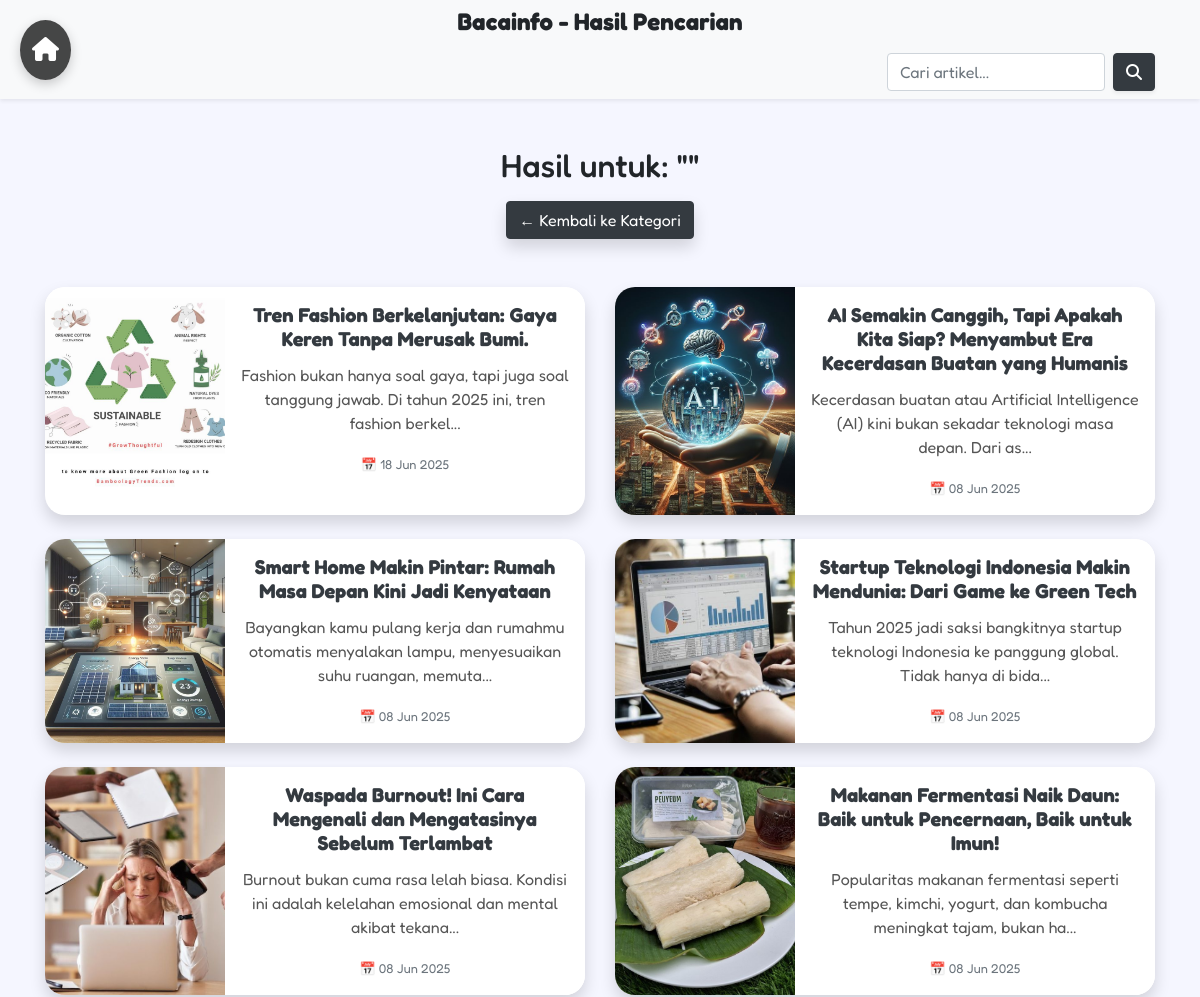
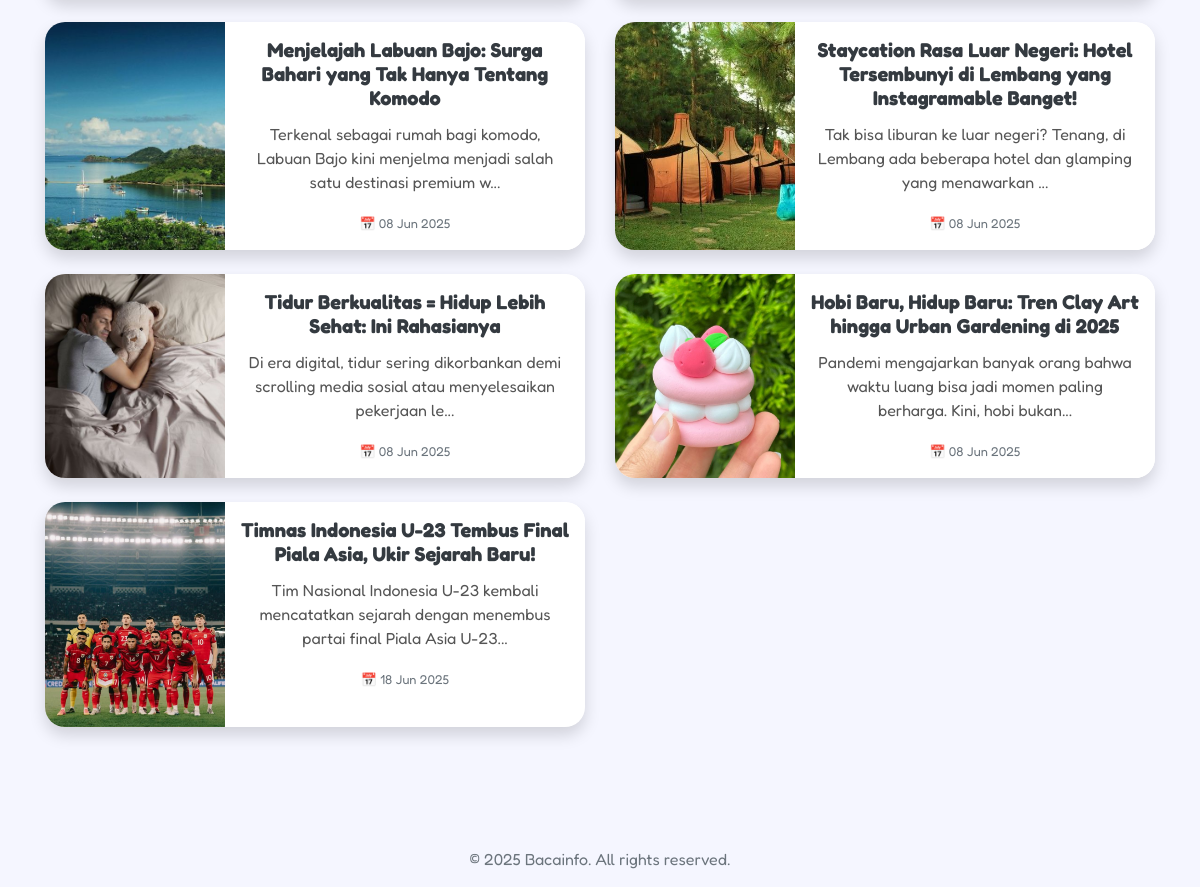
The app's page /UASWEB/search.php with its own data (2 pictures, top to bottom).
### tables this page shows
CREATE TABLE `article` (
  `id` int NOT NULL,
  `date` varchar(20) DEFAULT NULL,
  `title` varchar(255) DEFAULT NULL,
  `content` text,
  `picture` varchar(255) DEFAULT NULL
);

### UASWEB/search.php (the view, shortened to what this page needs)
<?php
include("koneksi.php");
$keyword = isset($_GET['keyword']) ? mysqli_real_escape_string($koneksi, $_GET['keyword']) : '';
$query = "SELECT * FROM article WHERE title LIKE '%$keyword%' OR content LIKE '%$keyword%'";
$hasil = mysqli_query($koneksi, $query);
?>
<!DOCTYPE html>
<html lang="id">
<head>
  <link rel="stylesheet" href="https://stackpath.bootstrapcdn.com/bootstrap/4.5.2/css/bootstrap.min.css">
  <link rel="stylesheet" href="https://cdnjs.cloudflare.com/ajax/libs/font-awesome/6.5.0/css/all.min.css">
</head>
<body>
<a href="index.php" class="home-button" title="Kembali ke Beranda">
  <i class="fas fa-home"></i>
</a>
<header class="text-center py-2 bg-light shadow-sm">
  <h4 class="font-weight-bold mb-0">Bacainfo - Hasil Pencarian</h4>
  <div class="container mt-3 d-flex justify-content-end">
    <form action="search.php" method="GET" class="form-inline">
      <input type="text" name="keyword" class="form-control mr-2" value="<?= htmlspecialchars($keyword); ?>" placeholder="Cari artikel...">
      <button type="submit" class="btn btn-dark shadow-sm">
        <i class="fas fa-search" style="color: white;"></i>
      </button>
    </form>
  </div>
</header>
<div class="container py-5 text-center text-black">
  <h2 class="fw-bold mb-3">Hasil untuk: "<?= htmlspecialchars($keyword); ?>"</h2>
  <a href="index.php" class="btn btn-dark shadow mb-5">← Kembali ke Kategori</a>
  <div class="row">
    <?php if (mysqli_num_rows($hasil) > 0): ?>
      <?php while($row = mysqli_fetch_assoc($hasil)): ?>
        <div class="col-md-6 mb-4 d-flex">
          <div class="card shadow border-0 w-100 h-100">
            <div class="row no-gutters">
              <div class="col-4">
                <img src="img/<?= htmlspecialchars($row['picture']) ?>" class="img-fluid rounded-start" alt="<?= htmlspecialchars($row['title']) ?>" style="height:100%; width:100%; object-fit:cover; border-radius:20px 0 0 20px;">
              </div>
              <div class="col-8">
                <div class="card-body">
                  <h5 class="card-title">
                    <a href="berita.php?id=<?= $row['id'] ?>" class="text-dark" style="text-decoration: none;">
                      <?= htmlspecialchars($row['title']) ?>
                    </a>
                  </h5>
                  <p class="card-text">
                    <?= substr(strip_tags($row['content']), 0, 100) ?>...
                  </p>
                  <p class="card-text">
                    <small class="text-muted">
                      📅 <?= date('d M Y', strtotime($row['date'])) ?>
                    </small>
                  </p>
                </div>
              </div>
            </div>
          </div>
        </div>
      <?php endwhile; ?>
    <?php else: ?>
      <div class="col-12">
        <p class='text-muted'>Tidak ditemukan artikel yang sesuai.</p>
      </div>
    <?php endif; ?>
  </div>
</div>
<footer class="text-center mt-5 mb-3 text-muted">
  &copy; <?= date('Y') ?> Bacainfo. All rights reserved.
</footer>
</body>
</html>

### UASWEB/search.php (style rules this page uses)
body { font-family: 'Fredoka', sans-serif; background-color: #f5f6ff; background-image: url('img/bgkategori.jpg'); background-size: cover; background-attachment: fixed; background-repeat: no-repeat; background-position: center; }
.card { border-radius: 20px; background-color: #fff; box-shadow: 0 6px 16px rgba(0, 0, 0, 0.1); transition: all 0.3s ease; height: 100%; }
.card img { height: 100%; object-fit: cover; border-radius: 0 0 0 20px; }
.card-body { padding: 1rem; background-color: #fff; border-radius: 0 20px 20px 0; }
.card-title { font-weight: bold; color: #333; }
.card-text { color: #555; }
.home-button { position: fixed; top: 20px; left: 20px; font-size: 24px; color: #fff; background-color: rgba(0, 0, 0, 0.72); padding: 12px; border-radius: 50%; text-align: center; text-decoration: none; box-shadow: 0 4px 12px rgba(0, 0, 0, 0.2); z-index: 1000; transition: background-color 0.3s, transform 0.2s; }

### records on screen
article: picture (picture), title "Tren Fashion Berkelanjutan: Gaya Keren Tanpa Merusak Bumi.", content "Fashion bukan hanya soal gaya, tapi juga soal tanggung jawab. Di tahun 2025 ini, tren fashion berkel", date "18 Jun 2025"
article: picture (picture), title "AI Semakin Canggih, Tapi Apakah Kita Siap? Menyambut Era Kecerdasan Buatan yang Humanis", content "Kecerdasan buatan atau Artificial Intelligence (AI) kini bukan sekadar teknologi masa depan. Dari as", date "08 Jun 2025"
article: picture (picture), title "Smart Home Makin Pintar: Rumah Masa Depan Kini Jadi Kenyataan", content "Bayangkan kamu pulang kerja dan rumahmu otomatis menyalakan lampu, menyesuaikan suhu ruangan, memuta", date "08 Jun 2025"
article: picture (picture), title "Startup Teknologi Indonesia Makin Mendunia: Dari Game ke Green Tech", content "Tahun 2025 jadi saksi bangkitnya startup teknologi Indonesia ke panggung global. Tidak hanya di bida", date "08 Jun 2025"
article: picture (picture), title "Waspada Burnout! Ini Cara Mengenali dan Mengatasinya Sebelum Terlambat", content "Burnout bukan cuma rasa lelah biasa. Kondisi ini adalah kelelahan emosional dan mental akibat tekana", date "08 Jun 2025"
article: picture (picture), title "Makanan Fermentasi Naik Daun: Baik untuk Pencernaan, Baik untuk Imun!", content "Popularitas makanan fermentasi seperti tempe, kimchi, yogurt, dan kombucha meningkat tajam, bukan ha", date "08 Jun 2025"
article: picture (picture), title "Menjelajah Labuan Bajo: Surga Bahari yang Tak Hanya Tentang Komodo", content "Terkenal sebagai rumah bagi komodo, Labuan Bajo kini menjelma menjadi salah satu destinasi premium w", date "08 Jun 2025"
article: picture (picture), title "Staycation Rasa Luar Negeri: Hotel Tersembunyi di Lembang yang Instagramable Banget!", content "Tak bisa liburan ke luar negeri? Tenang, di Lembang ada beberapa hotel dan glamping yang menawarkan", date "08 Jun 2025"
article: picture (picture), title "Tidur Berkualitas = Hidup Lebih Sehat: Ini Rahasianya", content "Di era digital, tidur sering dikorbankan demi scrolling media sosial atau menyelesaikan pekerjaan le", date "08 Jun 2025"
article: picture (picture), title "Hobi Baru, Hidup Baru: Tren Clay Art hingga Urban Gardening di 2025", content "Pandemi mengajarkan banyak orang bahwa waktu luang bisa jadi momen paling berharga. Kini, hobi bukan", date "08 Jun 2025"
article: picture (picture), title "Timnas Indonesia U-23 Tembus Final Piala Asia, Ukir Sejarah Baru!", content "Tim Nasional Indonesia U-23 kembali mencatatkan sejarah dengan menembus partai final Piala Asia U-23", date "18 Jun 2025"
